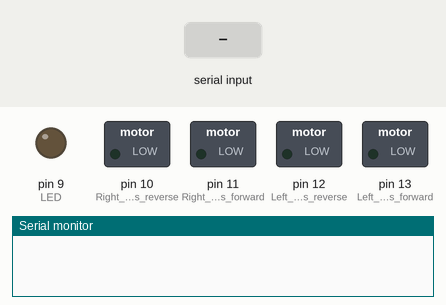
This sketch was run on a simulated Arduino Uno, built with avr-gcc and run on an emulated ATmega328P. Parts: switched loads named in the sketch (green lamp = pin HIGH), output pins drawn as LEDs (lit = HIGH), the last lines printed to the serial monitor. The inputs (shaded band) are chosen by the test bench.

Above: at 1.2 s.
1.3 s: "F" received over Serial
At 1.8 s:
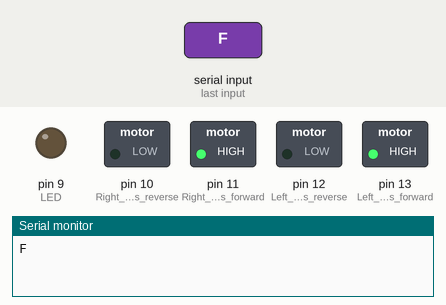
2.9 s: "G" received over Serial
At 4.2 s:
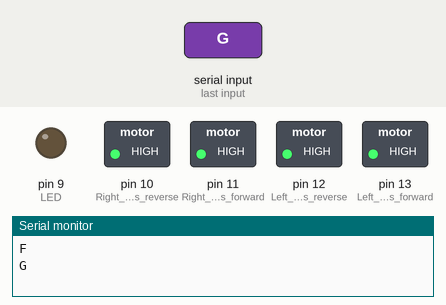
4.5 s: "W" received over Serial
At 5.4 s:
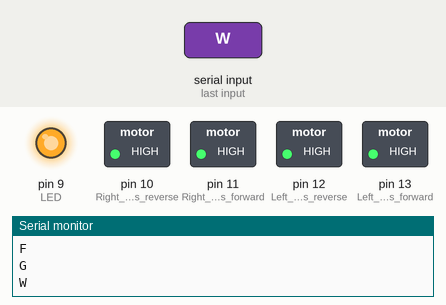
6.0 s: "S" received over Serial
At 6.5 s:
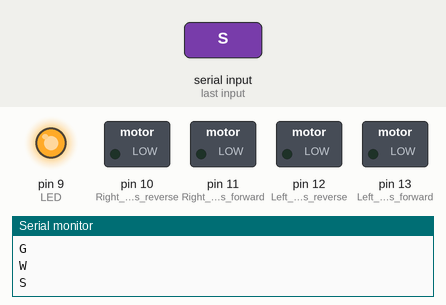
7.5 s: "R" received over Serial
At 8.7 s:
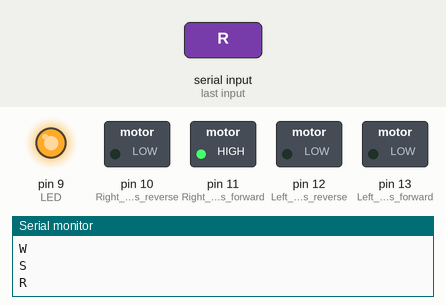
9.0 s: "L" received over Serial
At 10.0 s:
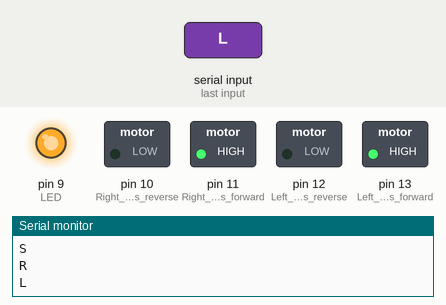
Timing chart, 0 to 11.5 s (numbered marks = the images above; inputs shaded):
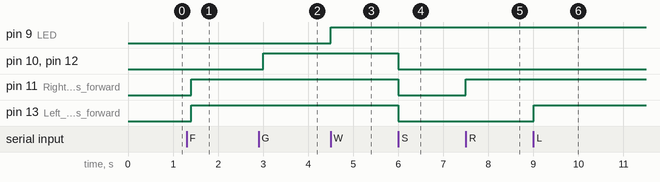

Measured:
- after the input at 1.3 s, pin 11 (Right_motors_forward), pin 13 (Left_motors_forward): LOW → HIGH after 0.10 s
- after the input at 2.9 s, pin 10 (Right_motors_reverse), pin 12 (Left_motors_reverse): LOW → HIGH after 0.10 s
- after the input at 4.5 s, pin 9 (LED): LOW → HIGH at once
- after the input at 6.0 s, pin 10 (Right_motors_reverse), pin 11 (Right_motors_forward), pin 12 (Left_motors_reverse), pin 13 (Left_motors_forward): HIGH → LOW at once
- after the input at 7.5 s, pin 11 (Right_motors_forward): LOW → HIGH at once
- after the input at 9.0 s, pin 13 (Left_motors_forward): LOW → HIGH at once

The sketch:

ROBOT_CAR.ino
```cpp
char t;

void setup() {
  pinMode(13, OUTPUT); // Left motors forward
  pinMode(12, OUTPUT); // Left motors reverse
  pinMode(11, OUTPUT); // Right motors forward
  pinMode(10, OUTPUT); // Right motors reverse
  pinMode(9, OUTPUT);  // LED

  Serial.begin(9600);
}

void loop() {
  if (Serial.available()) {
    t = Serial.read();
    Serial.println(t);
  }

  if (t == 'F') { // Move forward (all motors rotate in forward direction)
    digitalWrite(13, HIGH);
    digitalWrite(11, HIGH);
  }
  else if (t == 'G') { // Move reverse (all motors rotate in reverse direction)
    digitalWrite(12, HIGH);
    digitalWrite(10, HIGH);
  }
  else if (t == 'R') { // Turn right (right side motors rotate in forward direction)
    digitalWrite(11, HIGH);
  }
  else if (t == 'L') { // Turn left (left side motors rotate in forward direction)
    digitalWrite(13, HIGH);
  }
  else if (t == 'W') { // Turn LED on
    digitalWrite(9, HIGH);
  }
  else if (t == 'w') { // Turn LED off
    digitalWrite(9, LOW);
  }
  else if (t == 'S') { // STOP (all motors stop)
    digitalWrite(13, LOW);
    digitalWrite(12, LOW);
    digitalWrite(11, LOW);
    digitalWrite(10, LOW);
  }

  delay(100);
}
```
